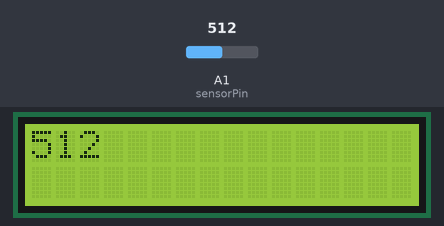
Recording of a sketch running on a simulated Arduino Uno, built with avr-gcc and run on an emulated ATmega328P. On the bench: 16×2 character LCD. The inputs (shaded band) are chosen by the test bench; at power-on: A1 (sensorPin) = 512. What the sketch prints to the serial monitor is not drawn.

Above: at 1.2 s.
1.3 s: A1 (sensorPin) set to 109
At 2.08 s:
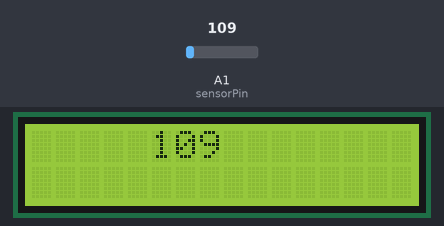
3.4 s: A1 (sensorPin) set to 88
At 3.59 s:
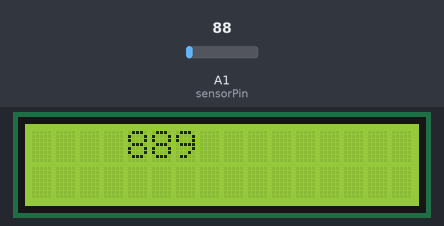
4.9 s: A1 (sensorPin) set to 14
At 5.3 s:
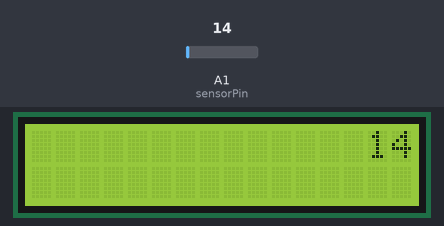
6.9 s: A1 (sensorPin) set to 11
At 7.46 s:
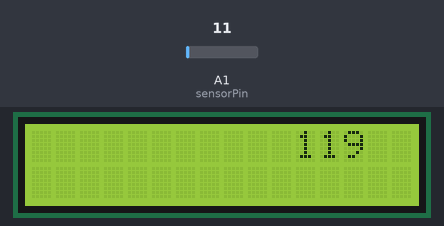
Timing chart, 0 to 9.8 s (numbered marks = the images above; inputs shaded):
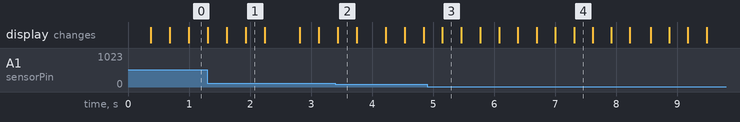

The sketch:

midterm-test.ino
```cpp
#include <LiquidCrystal.h>

const int sensorPin = A1;
const float baselineDist = 1;

LiquidCrystal lcd(1, 2, 8, 9, 10, 11); /// REGISTER SELECT PIN,ENABLE PIN,D4 PIN,D5 PIN, D6 PIN, D7 PIN

void setup() {
  // put your setup code here, to run once:
  Serial.begin(9600);
  lcd.begin(16, 2);

}

void loop() {
  int sensorVal = analogRead(sensorPin);
//  Serial.print("Sensor Value: ");
//  Serial.print(sensorVal);
//  Serial.println();

lcd.print(sensorVal);//print name
lcd.scrollDisplayLeft();

lcd.setCursor(0, 0);

  if (sensorVal >= 13) {
Serial.print("missing");
Serial.print(sensorVal);
Serial.println();

//lcd.print(sensorVal);//print name

//lcd.setCursor(0, 1); // set the cursor to column 0, line 2
//
//lcd.print("2"); //print name

//lcd.scrollDisplayLeft();
//
//lcd.setCursor(0, 0);


} else {
Serial.print("gone");
Serial.println();

//lcd.print(sensorVal);//print name
//
//lcd.setCursor(0, 1); // set the cursor to column 0, line 2

//lcd.print("4");
//
//lcd.scrollDisplayLeft();
//
//lcd.setCursor(0, 0);//print name
lcd.scrollDisplayLeft();
  }

}
```
